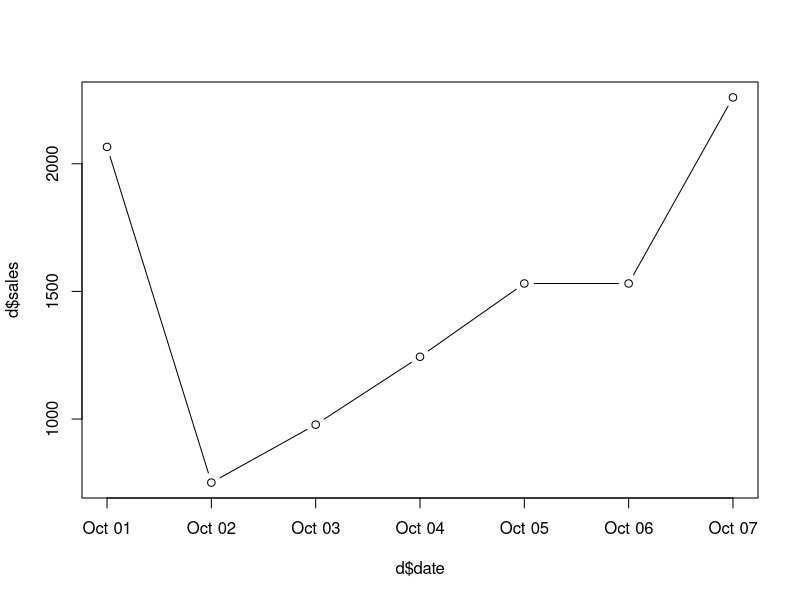
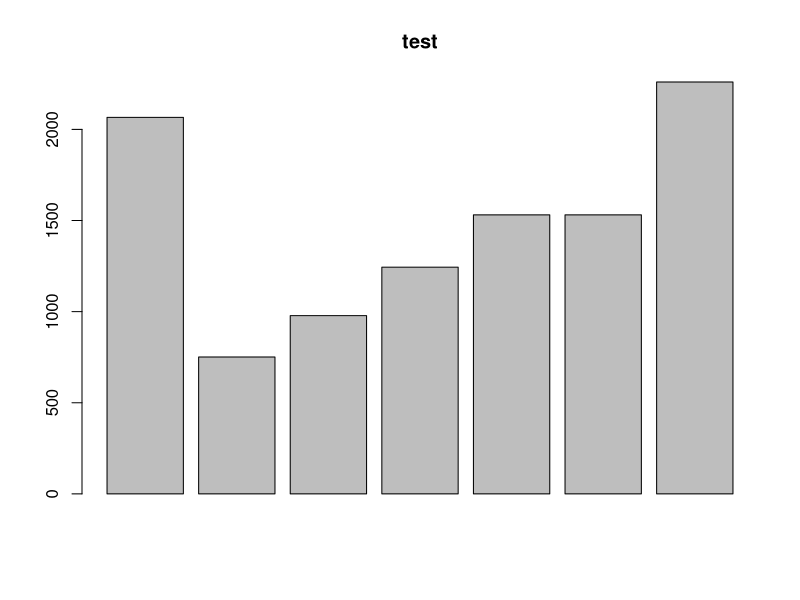
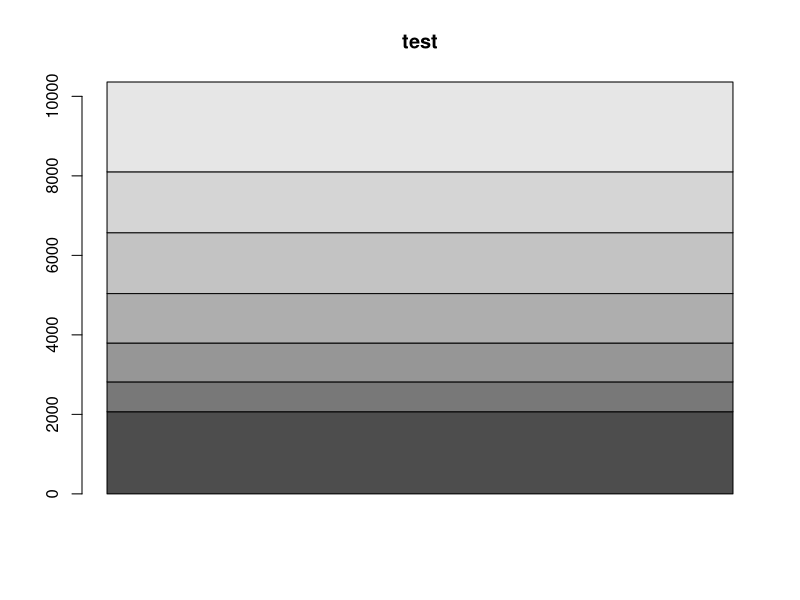

Reproduce these figures in R, in order. (Note: this script raises an error after producing the figures.)


library(clipr)

#### データの準備 ####
date <- c('2019/10/1' ,'2019/10/2' ,'2019/10/3', '2019/10/4' ,'2019/10/5' ,'2019/10/6' ,'2019/10/7')
sales <- c(2066 ,751 ,978, 1244 ,1531 , 1531 ,2260)

# 表データ作成
d <- data.frame(date = as.Date(date), sales)

help(plot)

plot(x = d$date, y = d$sales, type = "b")

barplot(height = d$sales, main = "test")
barplot(height = as.matrix(d$sales), main = "test")

theme_set( theme_bw( ) )
ggplot(d, aes(x = as.Date(date), y = sales)) +
  geom_line(stat = "identity") +
  geom_point() +
  scale_x_date(breaks = "day", date_labels = "%m/%d")  +
  ylim(0,max(d$sales))


#### 変化率 ####
theme_set( theme_bw(base_family = "HiraKakuProN-W3"))
library(dplyr)
d <-
  d %>%
  mutate( sales_previous = lag(sales, n = 1)) %>% # 前月データの取得
  mutate(rate_change = round(sales / sales_previous,digits = 2))

ggplot(d, aes(x = as.Date(date), y = rate_change)) +
  geom_line(stat = "identity") +
  geom_point() +
  scale_x_date(breaks = "day", date_labels = "%m/%d")  +
  ylim(min(d$rate_change),max(d$rate_change)) +
  ggtitle("前月比の推移")

fsdfa




#### 指数 ####
d <-
  d %>%
  mutate(sales_index = round(sales / d$sales[1], 2)) # 10月1日を基準として指数化

ggplot(d, aes(x = as.Date(date), y = sales_index)) +
  geom_line(stat = "identity") +
  geom_point() +
  scale_x_date(breaks = "day", date_labels = "%m/%d")  +
  ylim(min(d$sales_index),max(d$sales_index)) +
  ggtitle("売上の指数")
